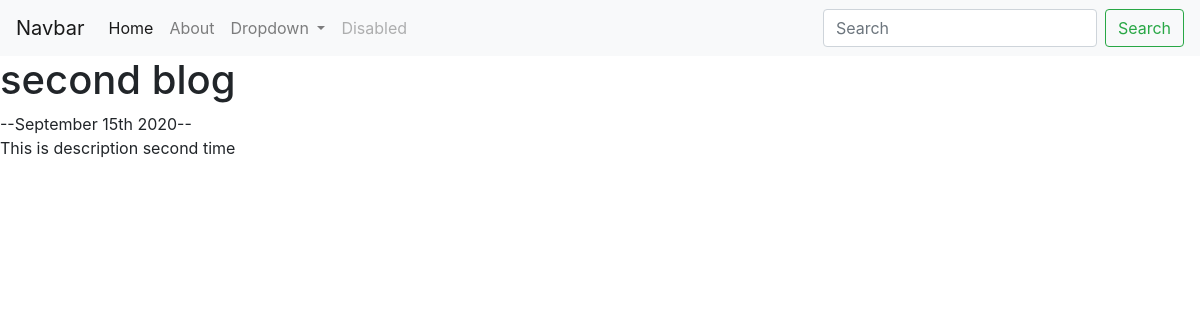
Screenshot of /blogs/2 with the database file from the repository.
### blog/models.py (models this page shows, shortened)
class Blog(models.Model):
    title=models.CharField(max_length=200)
    description=models.TextField()
    date=models.DateField()

### blog/views.py (the view)
# urls.py: path('<int:blog_id>',views.detail,name='detail')
def detail(request,blog_id):
    blog=get_object_or_404(Blog,pk=blog_id)
    return render(request,'blog/detail.html',{'blog':blog})

### blog/templates/blog/detail.html
{% extends 'portfolio/base.html' %}
{% block content %}
<h1>{{blog.title}}</h1
  <h2>--{{blog.date|date:'F jS Y'}}--</h2>
  <p>{{blog.description|safe}}</p>
  {% endblock %}

### rows the page displays
Blog: title "second blog", date "September 15th 2020", description "This is description second time"
